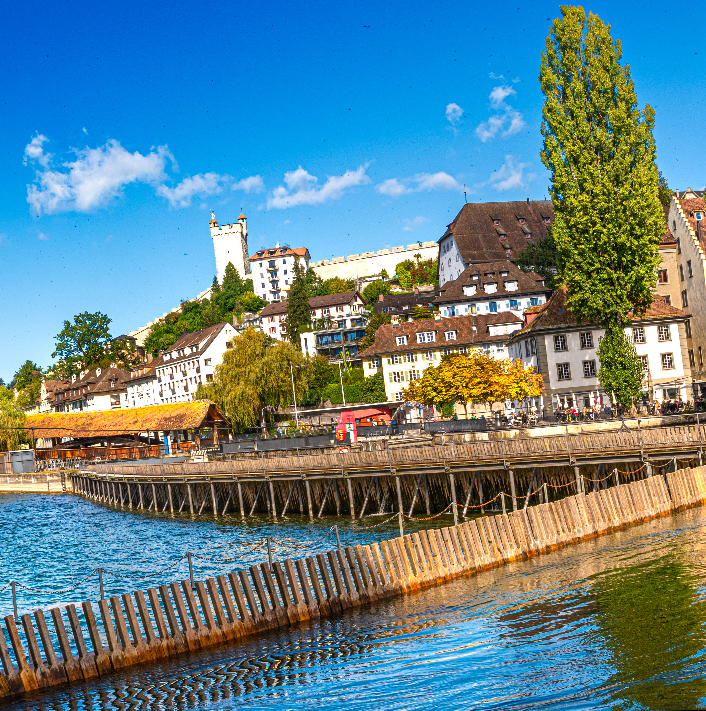
#> input picture A2/Q4/panorama_dataset/a.png, 706 x 711 px; its folder holds 4 pictures in this run
$ python cluster.py
#> lines starting #> are read from the running program, lines starting #| are printed output that depends on the picture
import os
import cv2
import numpy as np
import matplotlib.pyplot as plt
from sklearn.cluster import KMeans
from sklearn.decomposition import PCA

# Set directory
image_dir = "panorama_dataset"
image_files = sorted([f for f in os.listdir(image_dir) if f.endswith(".png")])

# Load images
images = [cv2.imread(os.path.join(image_dir, f)) for f in image_files]
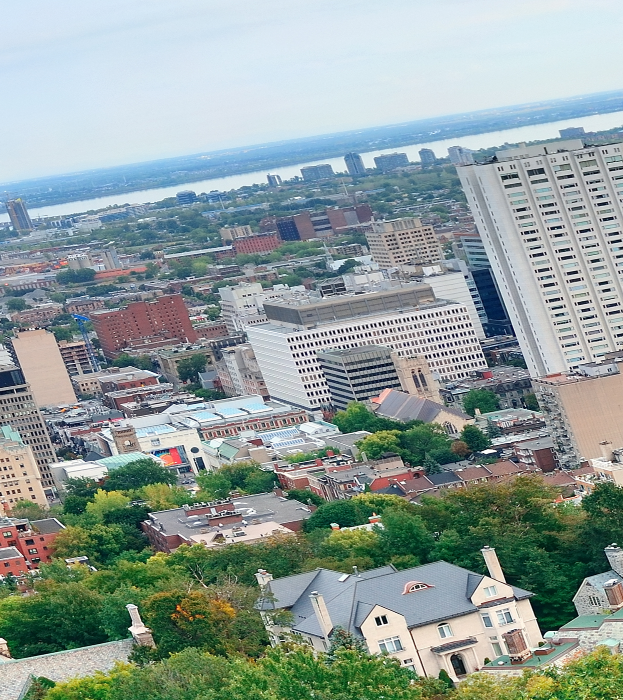
#> input picture A2/Q4/panorama_dataset/b.png, 623 x 700 px
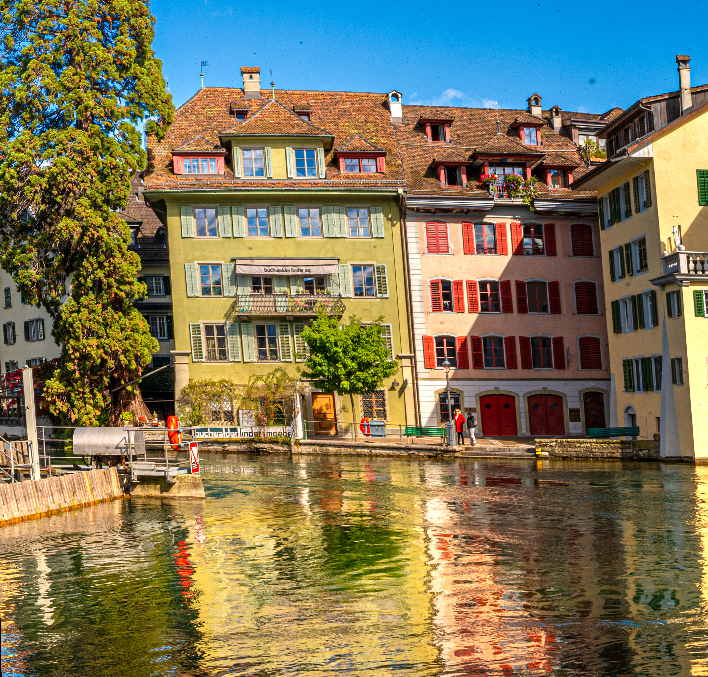
#> input picture A2/Q4/panorama_dataset/c.png, 708 x 677 px
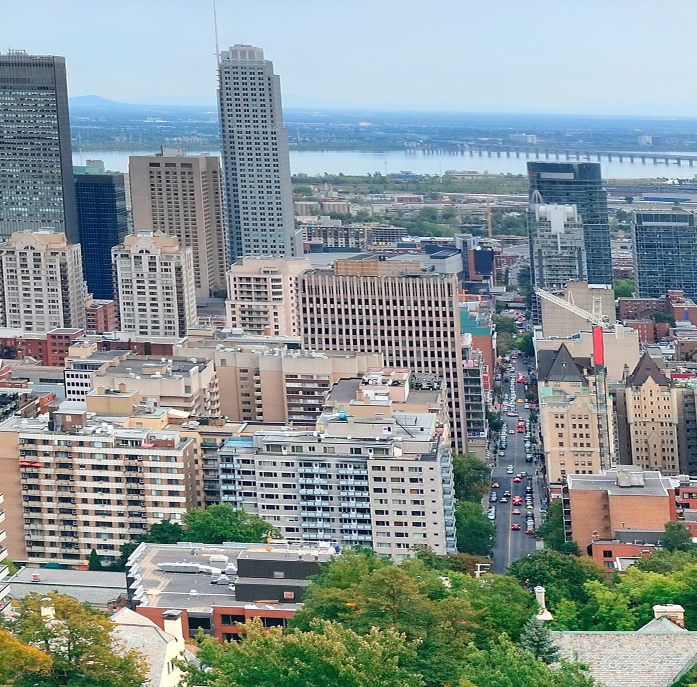
#> input picture A2/Q4/panorama_dataset/d.png, 697 x 687 px

# Feature extraction via resizing + flattening
resized_images = [cv2.resize(img, (100, 100)).flatten() for img in images]
#> resized_images = 4 items

# PCA dimensionality reduction
pca = PCA(n_components=min(25, len(resized_images)))  # adjust to avoid error
features = pca.fit_transform(resized_images)
#> features = [[-7196.3, 8030.6, -679.6, 7.61e-12], [7919.3, 374.8, -5707.8, 7.61e-12], [-6021.9, -8776.9, -571, 7.61e-12], [5298.9, 371.5, 6958.5, 7.61e-12]]

# KMeans clustering
kmeans = KMeans(n_clusters=3, random_state=0)
labels = kmeans.fit_predict(features)
#> labels = [2, 1, 0, 1]

# Group images by cluster
clustered_images = {i: [] for i in range(3)}
for img, label in zip(images, labels):
    clustered_images[label].append(img)
#> this loop made 4 passes
#> label on passes 1 to 4: 2, 1, 0, 1

# Stitching function
def stitch_images(img_list):
    stitcher = cv2.Stitcher_create()
    status, pano = stitcher.stitch(img_list)
    if status == cv2.Stitcher_OK:
        return pano
    else:
        print(f"⚠️ Stitching failed with status code {status}")
        return None

# Stitch and display
for cluster_id, imgs in clustered_images.items():
    if len(imgs) < 2:
        print(f"⚠️ Not enough images to stitch for cluster {cluster_id}")
        continue
    panorama = stitch_images(imgs)
    if panorama is not None:
        plt.figure(figsize=(14, 6))
        plt.imshow(cv2.cvtColor(panorama, cv2.COLOR_BGR2RGB))
        plt.title(f"Panorama - Cluster {cluster_id}")
        plt.axis("off")
        plt.show()
